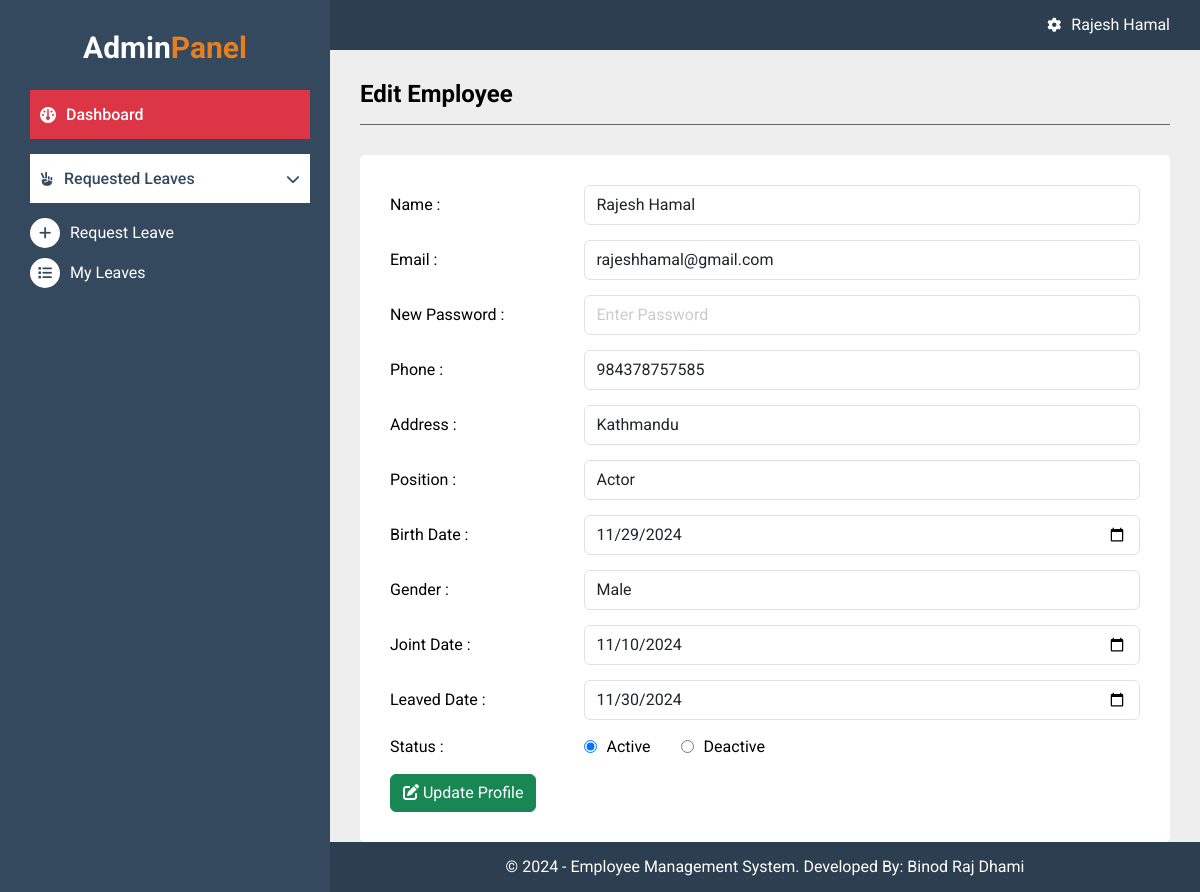
Page /admin/edit_profile.php (signed in) on the earlier database version.
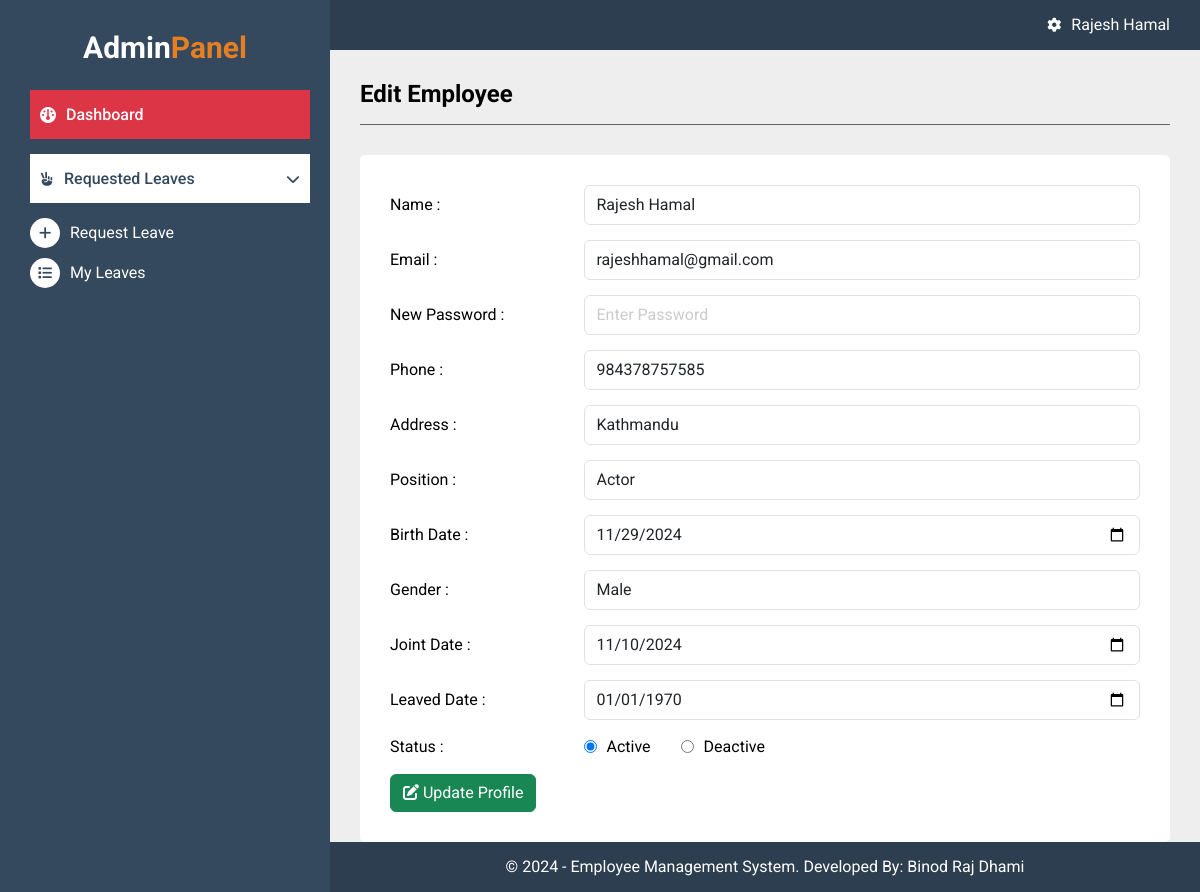
Same page on the later database version.
### tables this page shows
CREATE TABLE `tbl_users` (
  `id` int(11) NOT NULL,
  `department_id` int(11) NOT NULL,
  `name` varchar(50) NOT NULL,
  `email` varchar(50) NOT NULL,
  `password` text NOT NULL,
  `phone` varchar(12) NOT NULL,
  `address` varchar(100) NOT NULL,
  `position` varchar(50) NOT NULL,
  `joint_date` date NOT NULL,
  `leaved_date` date DEFAULT NULL,
  `date_of_birth` date NOT NULL,
  `gender` enum('Male','Female','Other') NOT NULL,
  `role` enum('Employer','Employee') NOT NULL,
  `created_at` datetime NOT NULL DEFAULT current_timestamp(),
  `updated_at` datetime NOT NULL DEFAULT current_timestamp(),
  `status` tinyint(1) NOT NULL DEFAULT 1
);

### admin/edit_profile.php (the view, shortened to what the changed rows need)
<?php
include_once("includes/header.php");
$get_id = $_SESSION['id'];
$fetch_query = "SELECT * FROM tbl_users where id= $get_id";
$fetch_result = $connection->query($fetch_query);
$loggedin_user = $fetch_result->fetch_assoc();
?>
<div class="admin-main">
    <div class="heading-panel">
        <h1>Edit Employee</h1>
    </div>
    <div class="body-panel">
        <form action="" method="POST" class="add-employee-form">
            <div class="form-group">
                <div class="row">
                    <div class="col-sm-9">
                        <input type="text" name="name" class="form-control" placeholder="Enter Name" value="<?php echo $loggedin_user['name']; ?>">
                    </div>
                </div>
            </div>
            <div class="form-group">
                <div class="row">
                    <div class="col-sm-9">
                        <input type="text" name="email" class="form-control" placeholder="Enter Email" value="<?php echo $loggedin_user['email']; ?>">
                    </div>
                </div>
            </div>
            <div class="form-group">
                <div class="row">
                    <div class="col-sm-9">
                        <input type="text" name="phone" class="form-control" placeholder="Enter Phone" value="<?php echo $loggedin_user['phone']; ?>">
                    </div>
                </div>
            </div>
            <div class="form-group">
                <div class="row">
                    <div class="col-sm-9">
                        <input type="text" name="address" class="form-control" placeholder="Enter Address" value="<?php echo $loggedin_user['address']; ?>">
                    </div>
                </div>
            </div>
            <div class="form-group">
                <div class="row">
                    <div class="col-sm-9">
                        <input type="text" name="position" class="form-control" placeholder="Enter Position" value="<?php echo $loggedin_user['position']; ?>">
                    </div>
                </div>
            </div>
            <div class="form-group">
                <div class="row">
                    <div class="col-sm-9">
                        <input type="date" name="date_of_birth" class="form-control" value="<?php echo date('Y-m-d', strtotime($loggedin_user['date_of_birth'])); ?>">
                    </div>
                </div>
            </div>
            <div class="form-group">
                <div class="row">
                    <div class="col-sm-9">
                        <select name="gender" class="form-control">
                            <option value="Male" <?php if ($loggedin_user['gender'] == 'Male') {
                                                        echo 'selected';
                                                    } ?>>Male</option>
                        </select>
                    </div>
                </div>
            </div>
            <div class="form-group">
                <div class="row">
                    <div class="col-sm-9">
                        <input type="date" name="joint_date" class="form-control" value="<?php echo date('Y-m-d', strtotime($loggedin_user['joint_date'])); ?>">
                    </div>
                </div>
            </div>
            <div class="form-group">
                <div class="row">
                    <div class="col-sm-9">
                        <input type="date" name="leaved_date" class="form-control" value="<?php echo date('Y-m-d', strtotime($loggedin_user['leaved_date'])); ?>">
                    </div>
                </div>
            </div>
            <div class="form-group">
                <div class="row">
                    <div class="col-sm-9 status-container">
                        <div>
                            <label for="active" class="status">
                                <input type="radio" id="active" name="status" value="1" <?php if ($loggedin_user['status'] == 1) {
                                                                                            echo 'checked';
                                                                                        } ?>> Active
                            </label>
                        </div>
                        <div>
                            <label for="deactive" class="status">
                                <input type="radio" id="deactive" name="status" value="0" <?php if ($loggedin_user['status'] == 0) {
                                                                                                echo 'checked';
                                                                                            } ?>> Deactive
                            </label>
                        </div>
                    </div>
                </div>
            </div>
        </form>
    </div>
</div>
<?php include_once("includes/footer.php"); ?>

Differences in the rows shown:
changed tbl_users "Rajesh Hamal": leaved_date "11/30/2024" → "01/01/1970"
